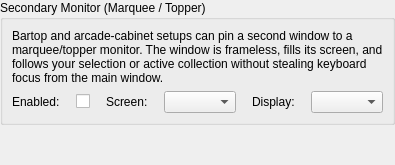
<?xml version="1.0" encoding="UTF-8"?>
<ui version="4.0">
 <class>MarqueePanel</class>
 <widget class="QWidget" name="MarqueePanel">
  <layout class="QVBoxLayout" name="rootLayout">
   <property name="leftMargin"><number>0</number></property>
   <property name="topMargin"><number>0</number></property>
   <property name="rightMargin"><number>0</number></property>
   <property name="bottomMargin"><number>0</number></property>
   <item>
    <widget class="QGroupBox" name="marqueeGroupBox">
     <property name="title"><string>Secondary Monitor (Marquee / Topper)</string></property>
     <layout class="QVBoxLayout" name="marqueeContentLayout">
      <item>
       <widget class="QLabel" name="marqueeHintLabel">
        <property name="wordWrap"><bool>true</bool></property>
        <property name="text"><string>Bartop and arcade-cabinet setups can pin a second window to a marquee/topper monitor. The window is frameless, fills its screen, and follows your selection or active collection without stealing keyboard focus from the main window.</string></property>
        <property name="styleSheet"><string>color: palette(placeholder-text);</string></property>
       </widget>
      </item>
      <item>
       <layout class="QGridLayout" name="marqueeFormLayout">
        <property name="horizontalSpacing"><number>16</number></property>
        <property name="verticalSpacing"><number>6</number></property>
        <item row="0" column="0">
         <widget class="QLabel" name="marqueeEnabledLabel">
          <property name="text"><string>Enabled:</string></property>
         </widget>
        </item>
        <item row="0" column="1">
         <widget class="QCheckBox" name="marqueeEnabledCheckBox">
          <property name="toolTip"><string>Open a frameless window on the selected screen showing the current item's artwork (or the active collection's icon).</string></property>
         </widget>
        </item>
        <item row="0" column="2">
         <widget class="QLabel" name="marqueeScreenLabel">
          <property name="text"><string>Screen:</string></property>
         </widget>
        </item>
        <item row="0" column="3">
         <widget class="QComboBox" name="marqueeScreenComboBox">
          <property name="minimumWidth"><number>140</number></property>
          <property name="toolTip"><string>Which physical screen to display the marquee on. If the chosen screen is unplugged later, Kartend falls back to the primary screen.</string></property>
         </widget>
        </item>
        <item row="0" column="4">
         <widget class="QLabel" name="marqueeModeLabel">
          <property name="text"><string>Display:</string></property>
         </widget>
        </item>
        <item row="0" column="5">
         <widget class="QComboBox" name="marqueeModeComboBox">
          <property name="minimumWidth"><number>140</number></property>
          <property name="toolTip"><string>What the marquee shows. Item Artwork follows your selection; Collection Icon shows the current collection's icon (useful as a stable banner that doesn't flicker as you scroll).</string></property>
         </widget>
        </item>
       </layout>
      </item>
     </layout>
    </widget>
   </item>
   <item>
    <spacer name="marqueeVerticalSpacer">
     <property name="orientation"><enum>Qt::Orientation::Vertical</enum></property>
     <property name="sizeHint" stdset="0"><size><width>20</width><height>40</height></size></property>
    </spacer>
   </item>
  </layout>
 </widget>
 <resources/>
 <connections/>
</ui>
